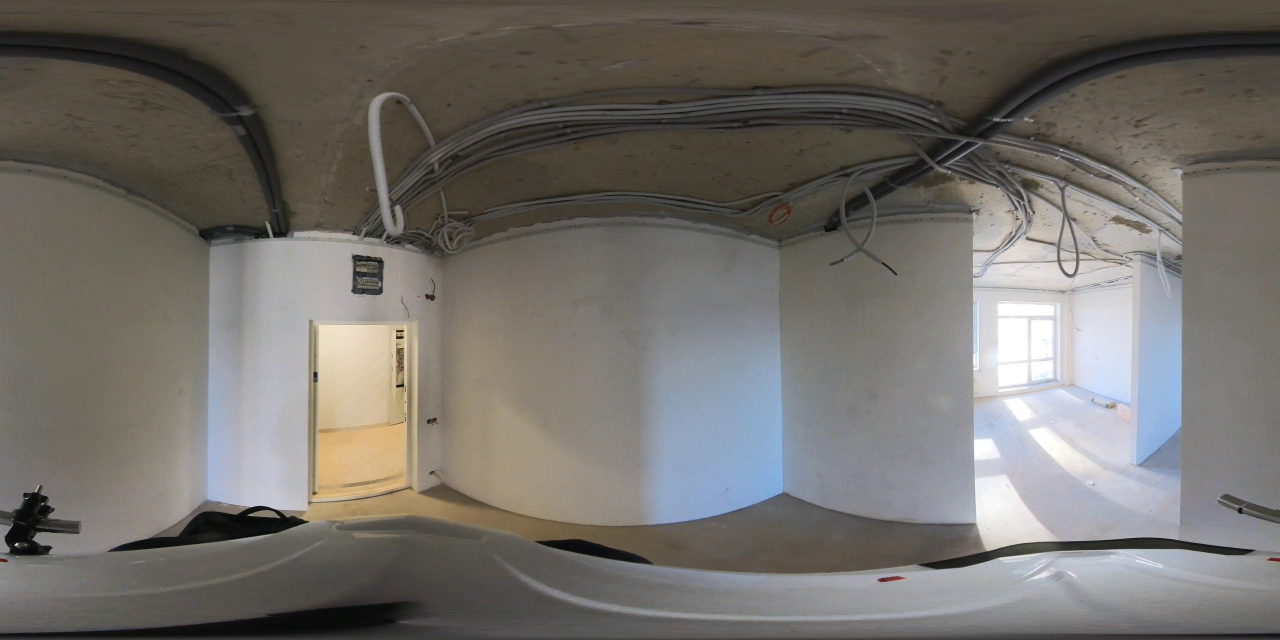
#> input picture pics/frame0000251.jpg, 3840 x 1920 px (shown at 1/3 size); its folder holds 4 pictures in this run
$ python main.py
#> lines starting #> are read from the running program, lines starting #| are printed output that depends on the picture
import cv2
import numpy as np
import matplotlib.pyplot as plt
from mpl_toolkits.mplot3d import Axes3D
import os

# this is a test project

# Focal lengths in pixels
f_x = 896
f_y = 576

# Optical center (principal point) in pixels
c_x = 1920
c_y = 960

# Camera intrinsic matrix
K = np.array([
    [f_x, 0, c_x],
    [0, f_y, c_y],
    [0, 0, 1]
])

# Initialize camera trajectory list
camera_positions = []

image_dir = 'pics/'
image_files = sorted(os.listdir(image_dir))

images = []

for image_file in image_files:
    # Construct full file path
    image_path = os.path.join(image_dir, image_file)

    # Load the image using OpenCV (grayscale or color, depending on your need)
    img = cv2.imread(image_path, cv2.IMREAD_GRAYSCALE)  # Change to IMREAD_COLOR if needed
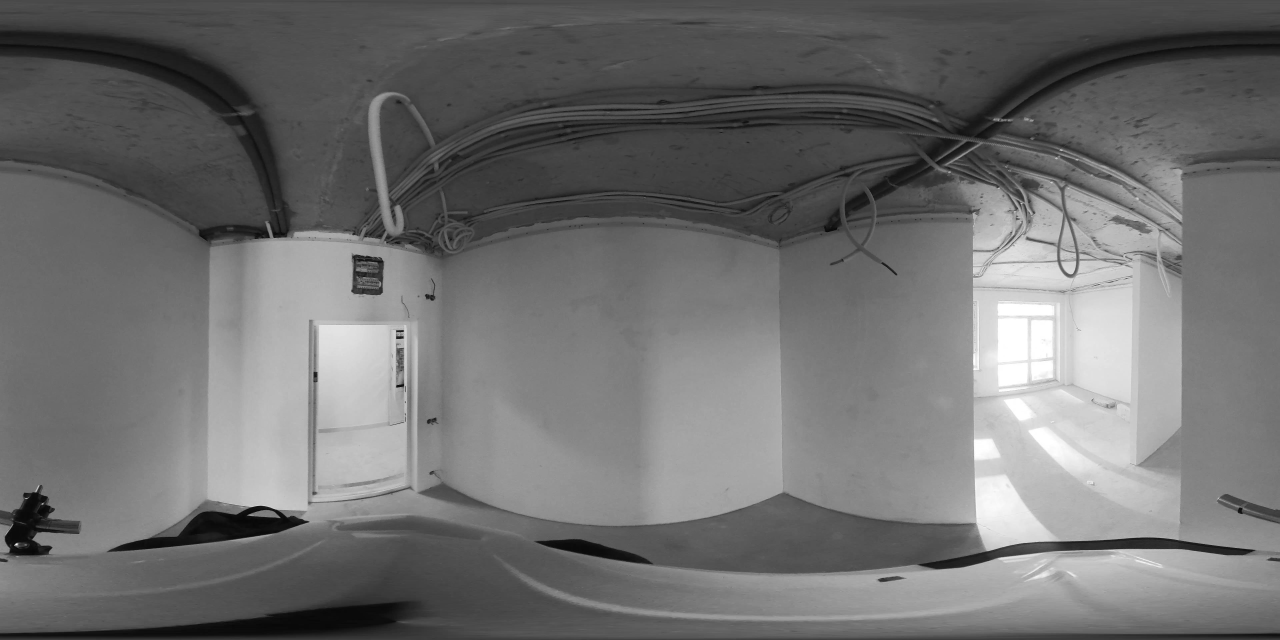
#> img: shape (1920, 3840) (shown at 1/3 size); min 0, max 255, mean 111.2

    # Append to the images list
    images.append(img)
#> pass 2 of the loop `for image_file in image_files:`:
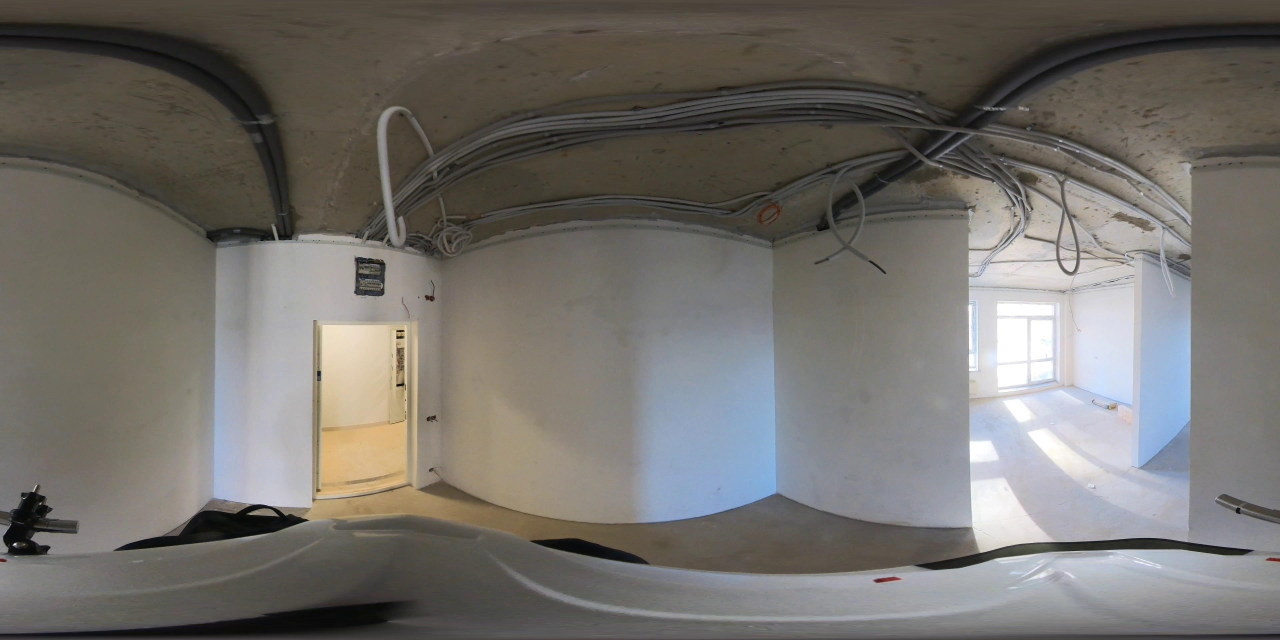
#> input picture pics/frame0000253.jpg, 3840 x 1920 px (shown at 1/3 size)
#> `img = cv2.imread(image_path, cv2.IMREAD_GRAYSCALE)`:
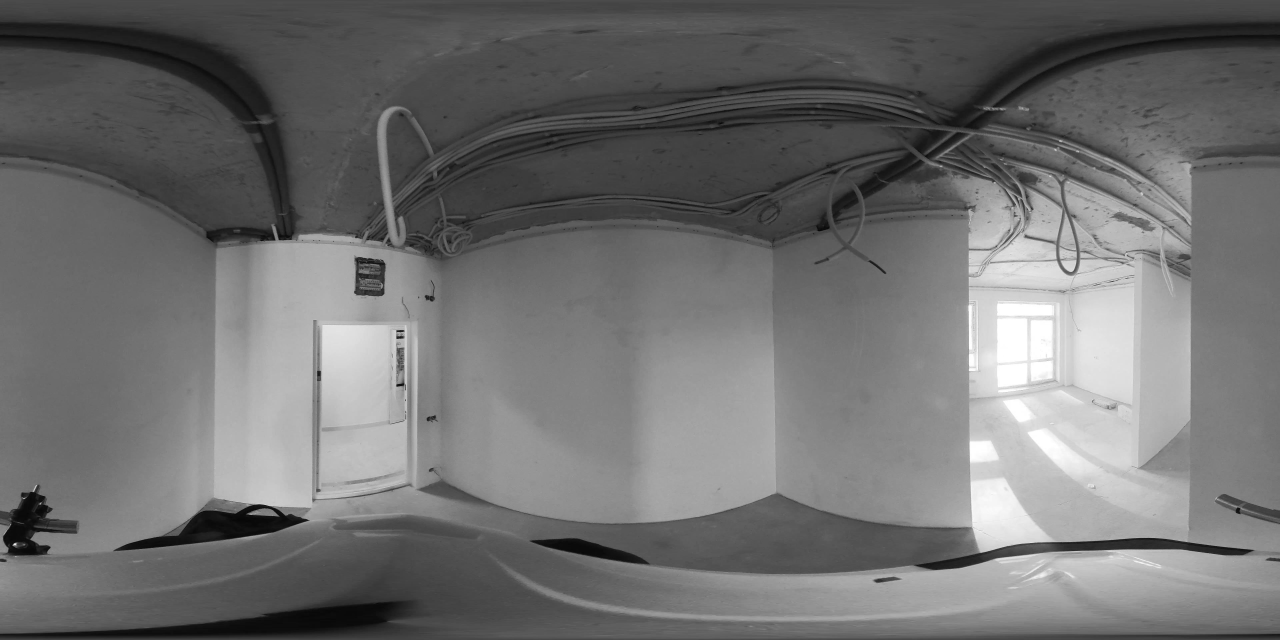
#> img: shape (1920, 3840) (shown at 1/3 size); min 0, max 255, mean 111.8
#> pass 3 of the loop `for image_file in image_files:`:
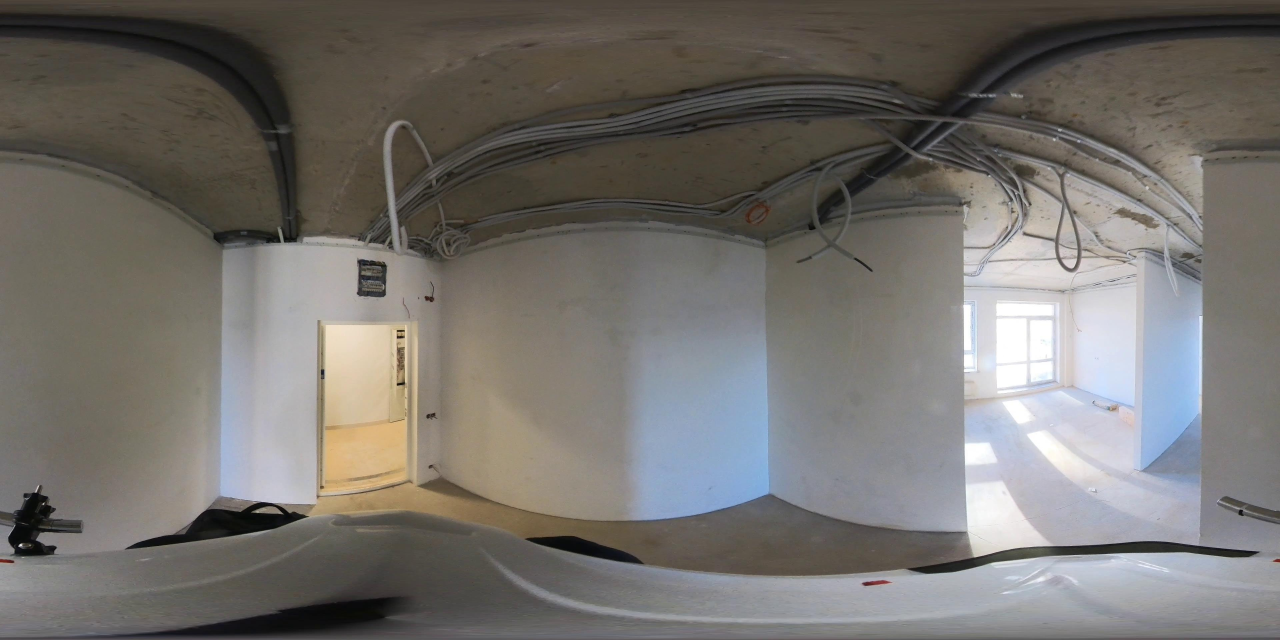
#> input picture pics/frame0000255.jpg, 3840 x 1920 px (shown at 1/3 size)
#> `img = cv2.imread(image_path, cv2.IMREAD_GRAYSCALE)`:
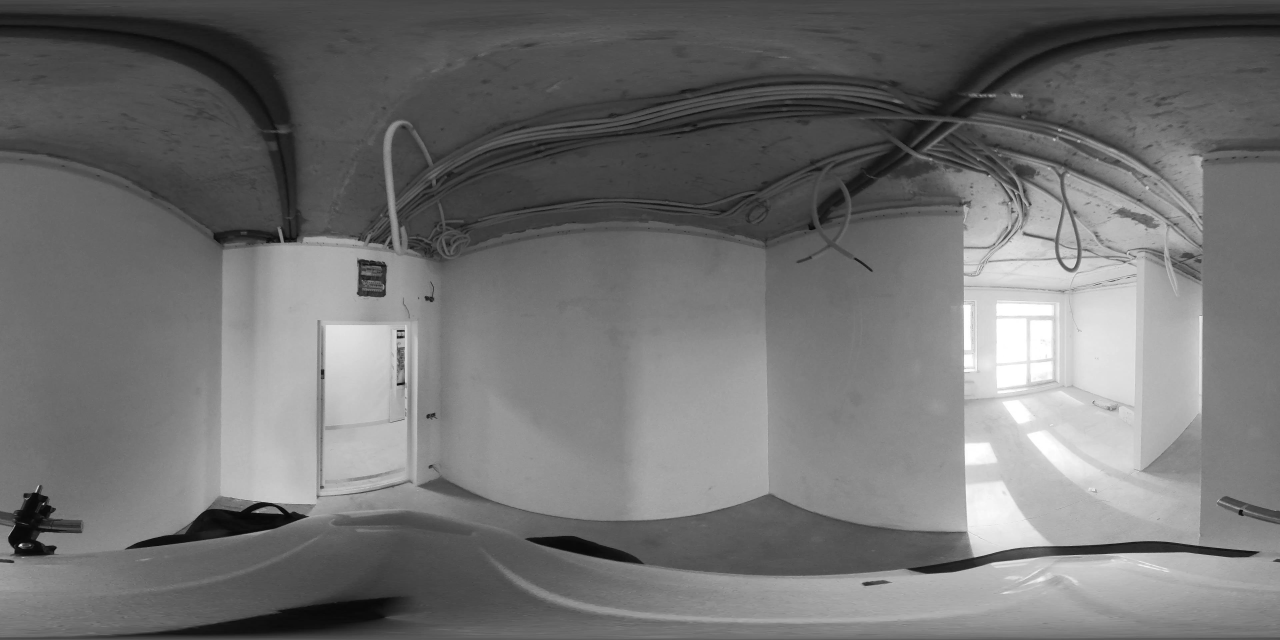
#> img: shape (1920, 3840) (shown at 1/3 size); min 0, max 255, mean 113.2
#> the loop made 4 passes; the first 3 are shown

# Load the list of images (add your image paths here)


# Initialize previous pose (for the first image, assume identity)
R_prev = np.eye(3)
#> R_prev = [[1, 0, 0], [0, 1, 0], [0, 0, 1]]
T_prev = np.zeros((3, 1))

# Create a figure for 3D visualization
fig = plt.figure()
ax = fig.add_subplot(111, projection='3d')

# Loop through the images in pairs
for i in range(len(images) - 1):
    # Load the images in grayscale
    img1 = images[i]
    img2 = images[i + 1]

    # Detect ORB keypoints and descriptors
    orb = cv2.ORB_create()
    kp1, des1 = orb.detectAndCompute(img1, None)
    kp2, des2 = orb.detectAndCompute(img2, None)

    # Match the descriptors using BFMatcher
    bf = cv2.BFMatcher(cv2.NORM_HAMMING, crossCheck=True)
    matches = bf.match(des1, des2)

    # Sort matches based on distance
    matches = sorted(matches, key=lambda x: x.distance)

    # Extract points from keypoints based on the matches
    points1 = np.float32([kp1[m.queryIdx].pt for m in matches])
    points2 = np.float32([kp2[m.trainIdx].pt for m in matches])

    # Draw the matches
    img_matches = cv2.drawMatches(img1, kp1, img2, kp2, matches[:10], None, flags=cv2.DrawMatchesFlags_NOT_DRAW_SINGLE_POINTS)
    cv2.imshow('Matches', img_matches)
    cv2.waitKey(int(0.03 * 1000))  # Display matches for 0.3 seconds

    # Find the Essential matrix
    E, mask = cv2.findEssentialMat(points1, points2, K)

    # Recover pose (rotation and translation)
    _, R, T, mask = cv2.recoverPose(E, points1, points2, K)

    # Update the current camera position
    # We apply the relative pose between the previous and current frame to the previous position
    T_current = T_prev + R_prev @ T  # New camera position
    camera_positions.append(T_current.flatten())

    # Update the previous pose
    R_prev = R
    T_prev = T_current

    # Plot the current camera position (trajectory)
    ax.scatter(T_current[0], T_current[1], T_current[2], c='r', marker='o')
#> this loop made 3 passes
#> pass 1, `img_matches = cv2.drawMatches(img1, kp1, img2, kp2, matches[:10], None..`:
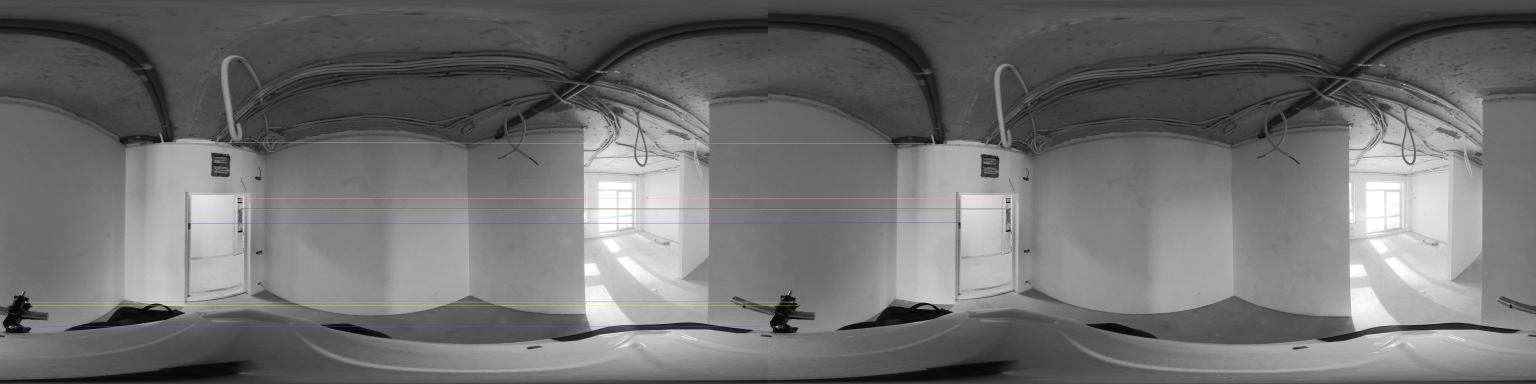
#> img_matches: shape (1920, 7680, 3) (shown at 1/5 size); mean of channels 0, 1, 2 111.5, 111.6, 111.5; drawn as B, G, R
#> pass 2, `img_matches = cv2.drawMatches(img1, kp1, img2, kp2, matches[:10], None..`:
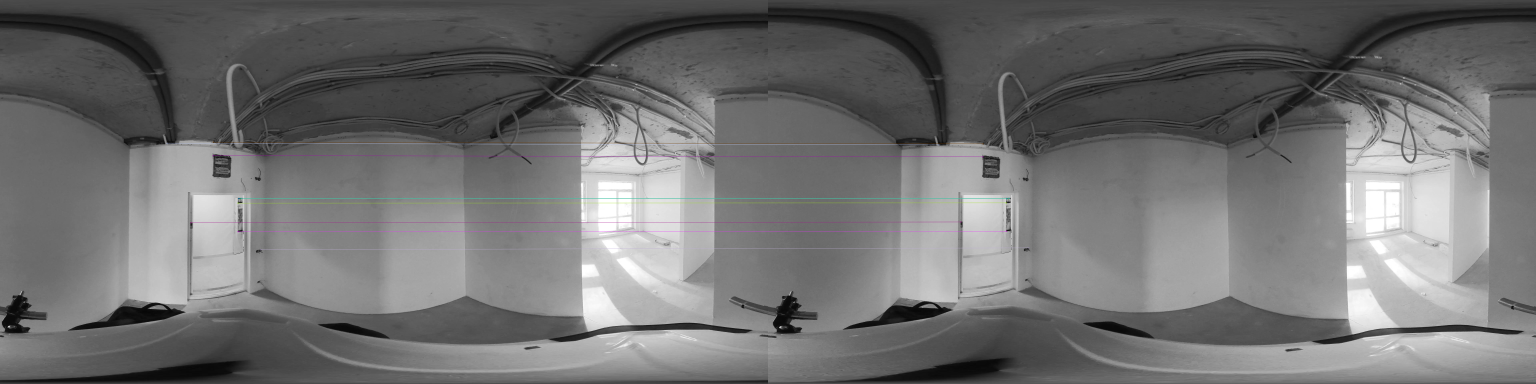
#> img_matches: shape (1920, 7680, 3) (shown at 1/5 size); mean of channels 0, 1, 2 112.5, 112.5, 112.5; drawn as B, G, R
#> pass 3, `img2 = images[i + 1]`:
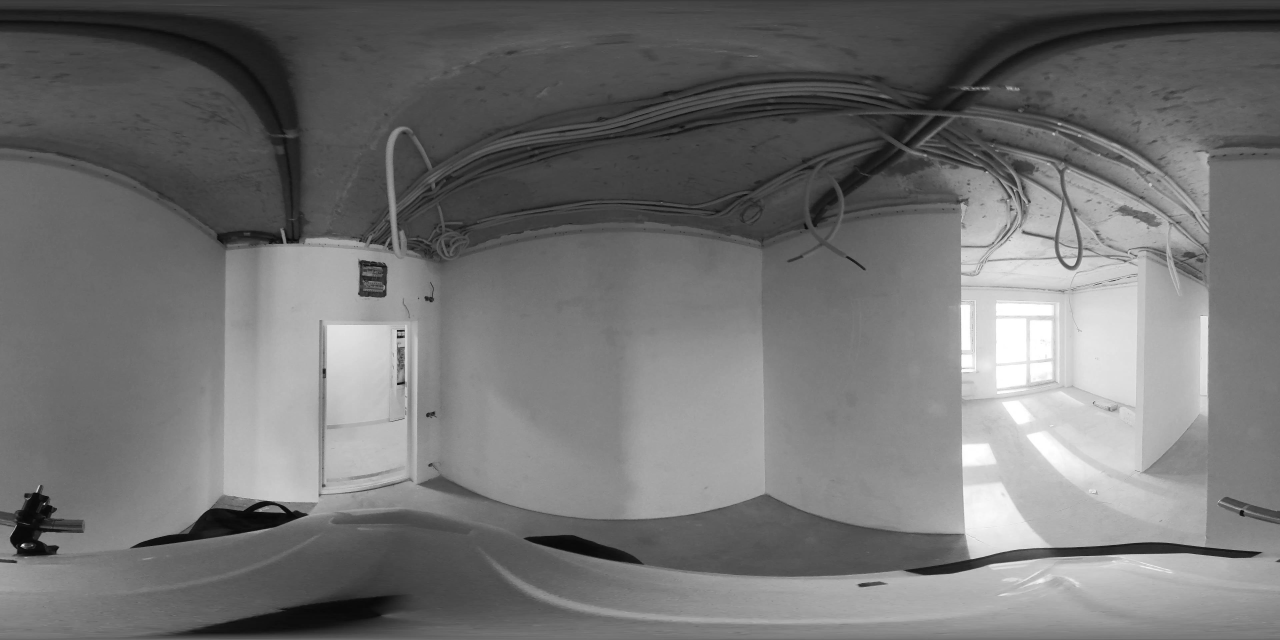
#> img2: shape (1920, 3840) (shown at 1/3 size); min 0, max 255, mean 113.9
#> pass 3, `img_matches = cv2.drawMatches(img1, kp1, img2, kp2, matches[:10], None..`:
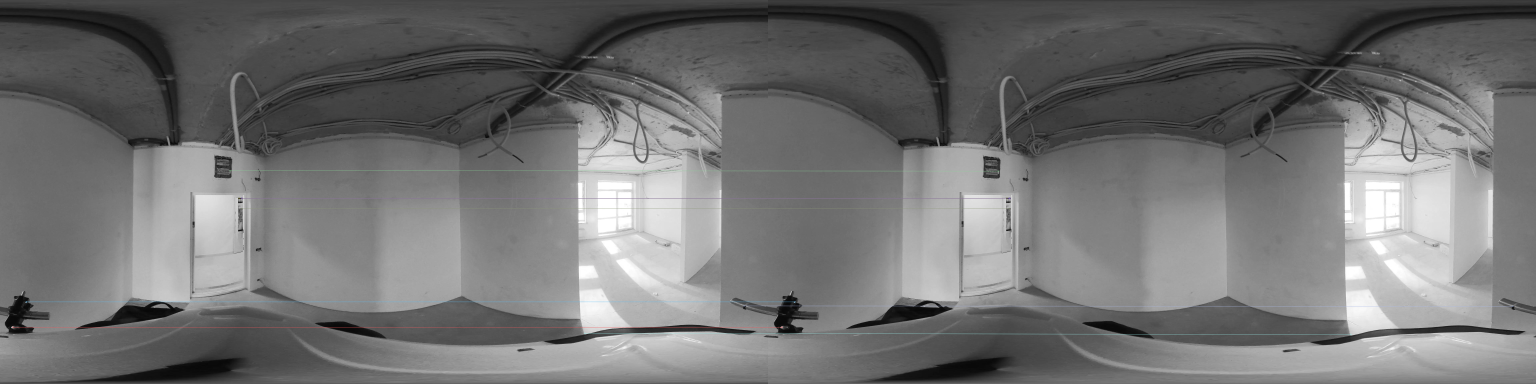
#> img_matches: shape (1920, 7680, 3) (shown at 1/5 size); mean of channels 0, 1, 2 113.7, 113.7, 113.6; drawn as B, G, R

# Format the plot
ax.set_xlabel('X')
ax.set_ylabel('Y')
ax.set_zlabel('Z')
ax.set_title('Camera Trajectory')

# Show the 3D trajectory plot
plt.show()
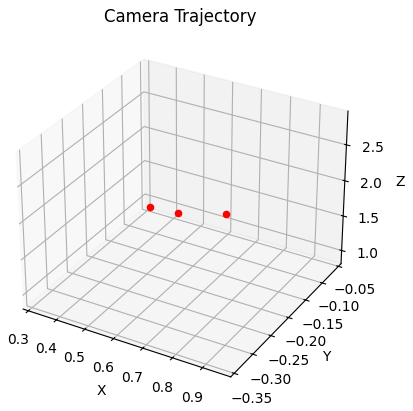
#> figure drawn by matplotlib, 1 panel
cv2.destroyAllWindows()
